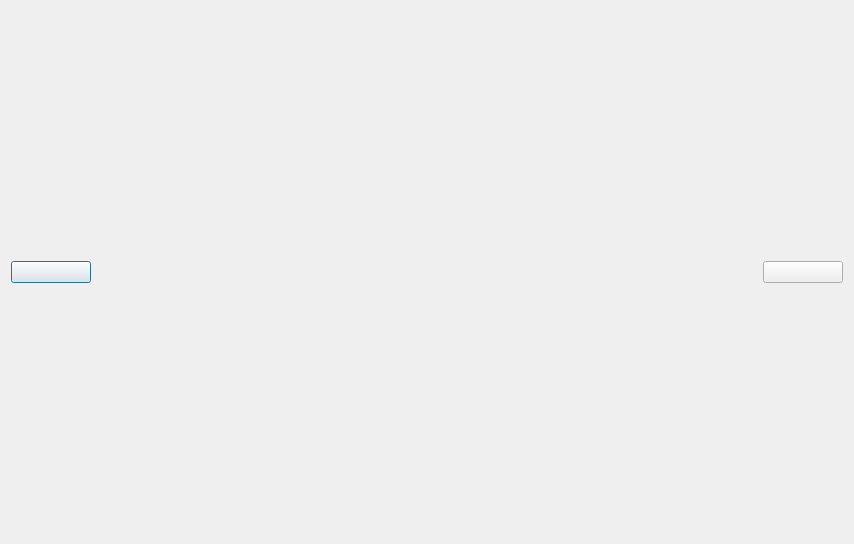
<?xml version="1.0" encoding="UTF-8"?>
<ui version="4.0">
 <class>PicShow</class>
 <widget class="QDialog" name="PicShow">
  <property name="geometry">
   <rect>
    <x>0</x>
    <y>0</y>
    <width>854</width>
    <height>544</height>
   </rect>
  </property>
  <property name="windowTitle">
   <string>Dialog</string>
  </property>
  <layout class="QHBoxLayout" name="horizontalLayout">
   <item>
    <layout class="QGridLayout" name="gridLayout">
     <item row="1" column="0">
      <widget class="QWidget" name="widget" native="true">
       <property name="minimumSize">
        <size>
         <width>80</width>
         <height>0</height>
        </size>
       </property>
       <property name="maximumSize">
        <size>
         <width>80</width>
         <height>16777215</height>
        </size>
       </property>
       <layout class="QVBoxLayout" name="verticalLayout">
        <property name="leftMargin">
         <number>0</number>
        </property>
        <property name="topMargin">
         <number>0</number>
        </property>
        <property name="rightMargin">
         <number>0</number>
        </property>
        <property name="bottomMargin">
         <number>0</number>
        </property>
        <item>
         <widget class="PicButton" name="previousBtn">
          <property name="text">
           <string/>
          </property>
         </widget>
        </item>
       </layout>
      </widget>
     </item>
     <item row="1" column="4">
      <spacer name="horizontalSpacer_2">
       <property name="orientation">
        <enum>Qt::Horizontal</enum>
       </property>
       <property name="sizeHint" stdset="0">
        <size>
         <width>40</width>
         <height>20</height>
        </size>
       </property>
      </spacer>
     </item>
     <item row="1" column="5">
      <widget class="QWidget" name="widget_2" native="true">
       <property name="minimumSize">
        <size>
         <width>80</width>
         <height>0</height>
        </size>
       </property>
       <property name="maximumSize">
        <size>
         <width>80</width>
         <height>16777215</height>
        </size>
       </property>
       <layout class="QVBoxLayout" name="verticalLayout_2">
        <property name="leftMargin">
         <number>0</number>
        </property>
        <property name="topMargin">
         <number>0</number>
        </property>
        <property name="rightMargin">
         <number>0</number>
        </property>
        <property name="bottomMargin">
         <number>0</number>
        </property>
        <item>
         <widget class="PicButton" name="nextBtn">
          <property name="text">
           <string/>
          </property>
         </widget>
        </item>
       </layout>
      </widget>
     </item>
     <item row="1" column="3">
      <widget class="QLabel" name="label">
       <property name="text">
        <string/>
       </property>
      </widget>
     </item>
     <item row="1" column="1">
      <spacer name="horizontalSpacer">
       <property name="orientation">
        <enum>Qt::Horizontal</enum>
       </property>
       <property name="sizeHint" stdset="0">
        <size>
         <width>40</width>
         <height>20</height>
        </size>
       </property>
      </spacer>
     </item>
     <item row="0" column="3">
      <spacer name="verticalSpacer">
       <property name="orientation">
        <enum>Qt::Vertical</enum>
       </property>
       <property name="sizeHint" stdset="0">
        <size>
         <width>20</width>
         <height>40</height>
        </size>
       </property>
      </spacer>
     </item>
     <item row="2" column="3">
      <spacer name="verticalSpacer_2">
       <property name="orientation">
        <enum>Qt::Vertical</enum>
       </property>
       <property name="sizeHint" stdset="0">
        <size>
         <width>20</width>
         <height>40</height>
        </size>
       </property>
      </spacer>
     </item>
    </layout>
   </item>
  </layout>
 </widget>
 <customwidgets>
  <customwidget>
   <class>PicButton</class>
   <extends>QPushButton</extends>
   <header location="global">picbutton.h</header>
  </customwidget>
 </customwidgets>
 <resources/>
 <connections/>
</ui>
